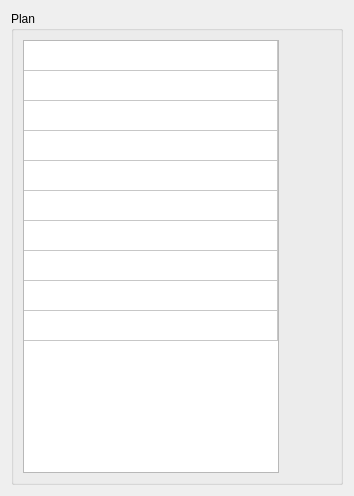
<?xml version="1.0" encoding="UTF-8"?>
<ui version="4.0">
 <class>page1</class>
 <widget class="QWidget" name="page1">
  <property name="geometry">
   <rect>
    <x>0</x>
    <y>0</y>
    <width>354</width>
    <height>496</height>
   </rect>
  </property>
  <property name="sizePolicy">
   <sizepolicy hsizetype="Maximum" vsizetype="Maximum">
    <horstretch>0</horstretch>
    <verstretch>0</verstretch>
   </sizepolicy>
  </property>
  <property name="windowTitle">
   <string>Edit Plan</string>
  </property>
  <layout class="QGridLayout" name="gridLayout">
   <item row="0" column="0">
    <widget class="QGroupBox" name="groupBox">
     <property name="sizePolicy">
      <sizepolicy hsizetype="Preferred" vsizetype="Preferred">
       <horstretch>0</horstretch>
       <verstretch>0</verstretch>
      </sizepolicy>
     </property>
     <property name="title">
      <string>Plan</string>
     </property>
     <layout class="QFormLayout" name="formLayout_2">
      <item row="0" column="0">
       <widget class="QTableWidget" name="tableWidget">
        <attribute name="horizontalHeaderVisible">
         <bool>false</bool>
        </attribute>
        <attribute name="horizontalHeaderStretchLastSection">
         <bool>true</bool>
        </attribute>
        <attribute name="verticalHeaderVisible">
         <bool>false</bool>
        </attribute>
        <row>
         <property name="text">
          <string>Title</string>
         </property>
        </row>
        <row>
         <property name="text">
          <string>Version</string>
         </property>
        </row>
        <row>
         <property name="text">
          <string>TMV3 Version</string>
         </property>
        </row>
        <row>
         <property name="text">
          <string>Company</string>
         </property>
        </row>
        <row>
         <property name="text">
          <string>KMV</string>
         </property>
        </row>
        <row>
         <property name="text">
          <string>Zooning</string>
         </property>
        </row>
        <row>
         <property name="text">
          <string>NATO</string>
         </property>
        </row>
        <row>
         <property name="text">
          <string>Operator</string>
         </property>
        </row>
        <row>
         <property name="text">
          <string>Date</string>
         </property>
        </row>
        <row>
         <property name="text">
          <string>Comment</string>
         </property>
        </row>
        <column>
         <property name="text">
          <string>item</string>
         </property>
        </column>
        <item row="0" column="0">
         <property name="text">
          <string/>
         </property>
         <property name="flags">
          <set>ItemIsSelectable|ItemIsEditable|ItemIsDragEnabled|ItemIsEnabled</set>
         </property>
        </item>
        <item row="1" column="0">
         <property name="text">
          <string/>
         </property>
        </item>
        <item row="2" column="0">
         <property name="text">
          <string/>
         </property>
         <property name="flags">
          <set>ItemIsSelectable</set>
         </property>
        </item>
        <item row="3" column="0">
         <property name="text">
          <string/>
         </property>
         <property name="flags">
          <set>ItemIsSelectable</set>
         </property>
        </item>
        <item row="4" column="0">
         <property name="text">
          <string/>
         </property>
         <property name="flags">
          <set>ItemIsSelectable|ItemIsEnabled</set>
         </property>
        </item>
        <item row="5" column="0">
         <property name="text">
          <string/>
         </property>
         <property name="flags">
          <set>ItemIsSelectable|ItemIsDragEnabled|ItemIsEnabled</set>
         </property>
        </item>
        <item row="6" column="0">
         <property name="text">
          <string/>
         </property>
         <property name="flags">
          <set>ItemIsSelectable|ItemIsEnabled</set>
         </property>
        </item>
        <item row="7" column="0">
         <property name="text">
          <string/>
         </property>
         <property name="flags">
          <set>ItemIsSelectable|ItemIsEditable|ItemIsEnabled</set>
         </property>
        </item>
        <item row="9" column="0">
         <property name="text">
          <string/>
         </property>
         <property name="flags">
          <set>ItemIsSelectable</set>
         </property>
        </item>
       </widget>
      </item>
     </layout>
    </widget>
   </item>
  </layout>
 </widget>
 <resources/>
 <connections/>
</ui>
